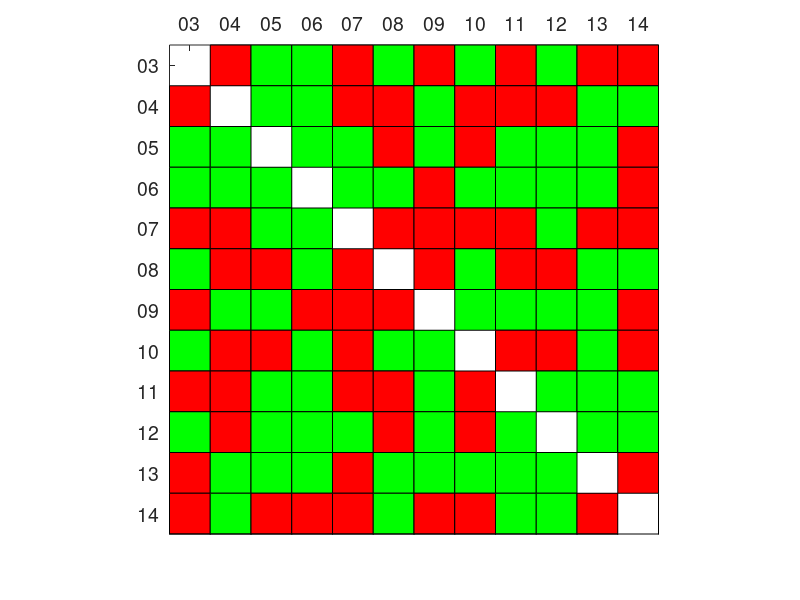

Write the MATLAB code that produced this figure.
limits = 2:14;
ax = get(gca);
label = num2str((limits)','%02d');
fontSize = 14;

set(gca,'XAxisLocation','top');
set(gca,'YDir','reverse');
set(gca,'XTick',(limits)');
set(gca,'YTick',(limits)');
set(gca,'XTickLabel',label);
set(gca,'YTickLabel',label);
set(gca,'FontSize',fontSize);
axis([min(limits) max(limits) min(limits) max(limits)] + 0.5);
axis square;

for i = limits
    for j = (i+1):max(limits)
        
        Q = randi(2,1)-1;
        x1 = [i i+1 i+1 i] + 0.5;
        y1 = [j j j+1 j+1] + 0.5;
        x2 = y1;
        y2 = x1;
        
        if ~Q;           
            patch(x1,y1,'green');
            patch(x2,y2,'green');
        else      
            patch(x1,y1,'red');
            patch(x2,y2,'red');
        end
        
        if i == j
            patch(x,y,'white');
        end
        
        pause(1/10);
    end
end
